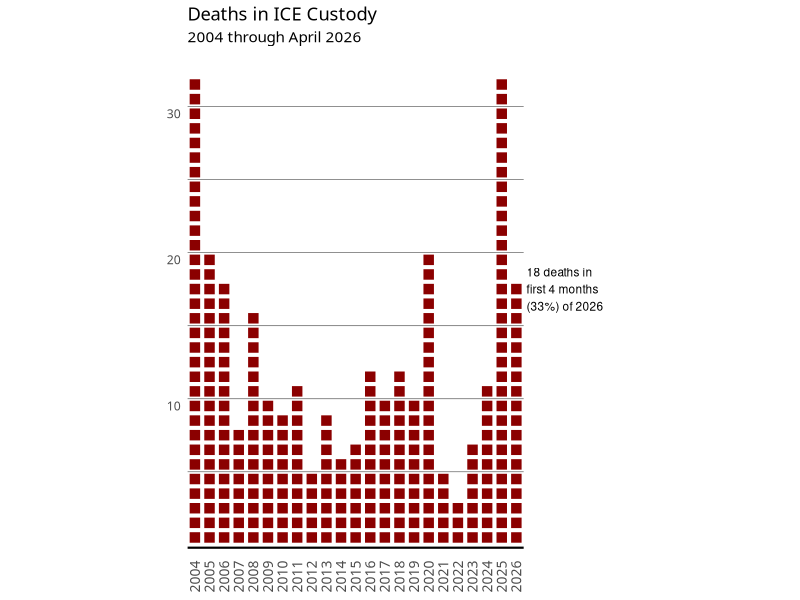

This figure's R source:
library(tibble)

annual_deaths <- tribble(
  ~year, ~number_of_deaths,
  2004, 32,
  2005, 20,
  2006, 18,
  2007, 8,
  2008, 16,
  2009, 10,
  2010, 9,
  2011, 11,
  2012, 5,
  2013, 9,
  2014, 6,
  2015, 7,
  2016, 12,
  2017,  10,
  2018,  12,
  2019,  10,
  2020,  20,
  2021,  5,
  2022,  3,
  2023,  7,
  2024,  11,
  2025,  32,
  2026,  18
)

library(ggplot2)
library(dplyr)
library(tidyr)

# Expand the data for the waffle effect
plot_deaths <- annual_deaths |>
  uncount(number_of_deaths) |>
  group_by(year) |>
  mutate(unit_index = row_number()) |>
  ungroup()


ggplot(plot_deaths, aes(x = factor(year), y = unit_index)) +
  geom_tile(
    fill = "#8B0000",
    color = "white",
    size = 0.9,
    width = 0.9,
    height = 0.9
  ) +
  coord_fixed(ratio = 1) +
  theme_minimal() +
  labs(
    title = "Deaths in ICE Custody",
    subtitle = "2004 through April 2026",
    x = NULL,
    y = NULL
  ) +
  annotate("segment", x = 0.5, xend = 23.5, y =(5 * 1:6)+0.5, linewidth = 0.3, color = "grey50") +
  annotate("segment", x = 0.5, xend = 23.5, y = .3, yend = 0.3, linewidth = 0.75) +
  scale_x_discrete(expand = expansion(add = c(0, 8))) +
  scale_y_continuous(breaks = c(10, 20, 30), expand = c(0, 0.1), limits = c(0, 34)) +
  annotate("text", x = 23.7, y = 18, label = "18 deaths in\nfirst 4 months\n(33%) of 2026",
           size = 3, hjust = 0) +
  theme(
    text = element_text(family = "ITC Franklin Gothic Std"),  # font preference
    panel.grid = element_blank(),
    plot.title = element_text(family = "ITC Franklin Gothic Std Demi"),
    axis.text.x = element_text(angle = 90, size = 10, vjust = 0.5, family = "ITC Franklin Gothic Std Demi"),
    axis.line.x = element_blank()
  )
